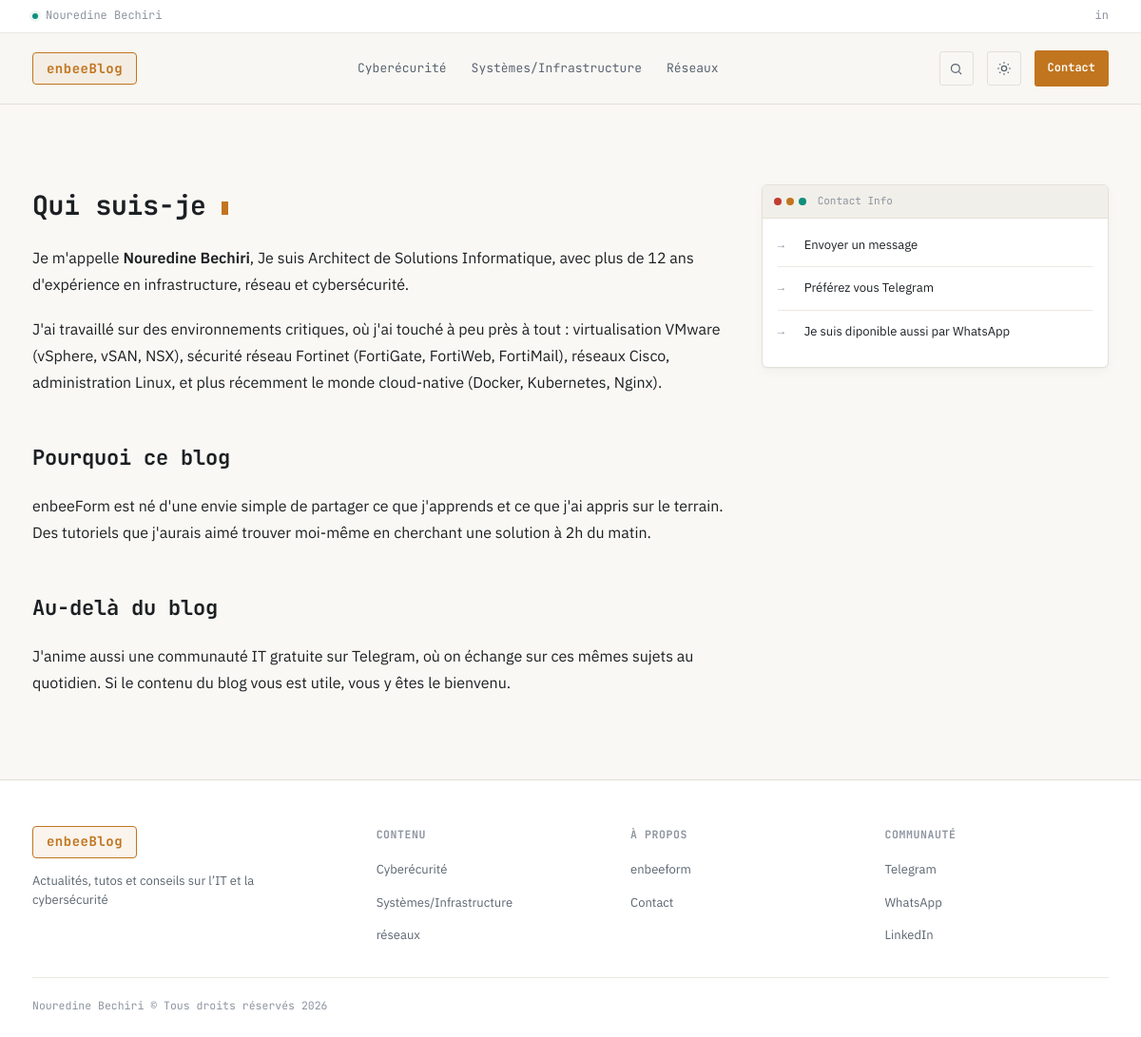
The app's page /blog/a-propos/ with its own data.
### blog/models.py (models this page shows, shortened)
class Category(models.Model):
    class Color(models.TextChoices):
        TEAL = "teal", "Teal (défaut)"
        AMBER = "amber", "Ambre"
        RED = "red", "Rouge"
    name = models.CharField("nom", max_length=80, unique=True)
    slug = models.SlugField("slug", max_length=90, unique=True, blank=True)
    description = models.CharField("description", max_length=255, blank=True)
    color = models.CharField(
        "couleur du tag", max_length=10, choices=Color.choices, default=Color.TEAL
    )
    class Meta:
        verbose_name = "catégorie"
        verbose_name_plural = "catégories"
        ordering = ["name"]

### blog/views.py (the view)
# urls.py: path("a-propos/", views.AboutView.as_view(), name="about"),
class AboutView(NavContextMixin, TemplateView):
    template_name = "blog/about.html"

### blog/views.py (called while the page is built)
    def get_context_data(self, **kwargs):
        context = super().get_context_data(**kwargs)
        context["nav_categories"] = Category.objects.all()
        return context

### templates/blog/about.html (shortened to what this page needs)
{% extends "blog/base.html" %}
{% load static %}
{% block content %}
<section class="hero">
</section>
<section class="section" style="padding-top:12px;">
  <div class="wrap">
    <div class="content-layout">
      <article class="prose" style="max-width:none;">
        <h1 style="font-size:28px; margin-bottom:6px;">Qui suis-je <span class="cursor"></span></h1>
        <p>Je m'appelle <strong>Nouredine Bechiri</strong>, Je suis
          Architect de Solutions Informatique, avec plus de 12 ans d'expérience en infrastructure,
          réseau et cybersécurité.</p>
        <p>J'ai travaillé sur des environnements critiques, où j'ai touché à peu près
          à tout : virtualisation VMware (vSphere, vSAN, NSX), sécurité réseau Fortinet (FortiGate, FortiWeb,
          FortiMail), réseaux Cisco, administration Linux, et plus récemment le monde cloud-native
          (Docker, Kubernetes, Nginx).</p>
        <h2 style="margin-top:2em;">Pourquoi ce blog</h2>
        <p>enbeeForm est né d'une envie simple de partager ce que
          j'apprends et ce que j'ai appris sur le terrain. Des tutoriels que j'aurais aimé trouver moi-même en cherchant une solution à 2h du matin.</p>
        <h2 style="margin-top:2em;">Au-delà du blog</h2>
        <p>J'anime aussi une communauté IT gratuite sur Telegram, où on échange sur ces mêmes sujets au
          quotidien. Si le contenu du blog vous est utile, vous y êtes le bienvenu.</p>
      </article>
      <aside class="sidebar">
        <div class="side-box">
          <div class="term-titlebar">
            <div class="term-dots"><span></span><span></span><span></span></div>
            <span class="term-path">Contact Info</span>
          </div>
          <div class="side-list">
            <div class="side-item"><span class="num">→</span><div><a href="{% url 'blog:contact' %}">Envoyer un message</a></div></div>
            <div class="side-item"><span class="num">→</span><div><a href="https://t.me/nouredinebechiri" target="_blank" rel="noopener">Préférez vous Telegram</a></div></div>
            <div class="side-item"><span class="num">→</span><div><a href="https://wa.me/qr/CGO7UGQV2W7NE1" target="_blank" rel="noopener">Je suis diponible aussi par WhatsApp</a></div></div>
          </div>
        </div>
      </aside>
    </div>
  </div>
</section>
{% endblock %}

### templates/blog/base.html (shortened to what this page needs)
{% load static %}
<!DOCTYPE html>
<html lang="fr">
<head>
<link rel="stylesheet" href="{% static 'css/blog-styles.css' %}">
</head>
<body>
<div class="topline">
  <div class="wrap">
    <div class="status"><span class="dot-live"></span> <a href="/">Nouredine Bechiri</a> </div>
    <div class="social">
      <a href="https://linkedin.com/in/nouredinebechiri" aria-label="LinkedIn" target="_blank" rel="noopener">in</a>
    </div>
  </div>
</div>
<header class="site">
  <div class="wrap">
    <a class="logo" href="{% url 'blog:home' %}">
      <span class="mark">enbeeBlog</span>{% comment %} <span class="tag">blog IT</span> {% endcomment %}
    </a>
    <nav class="main">
      {% for category in nav_categories %}
        <a href="{% url 'blog:category_detail' category.slug %}"
           class="{% if request.resolver_match.kwargs.slug == category.slug %}active{% endif %}">
          {{ category.name|capfirst }}
        </a>
      {% endfor %}
    </nav>
    <div class="header-actions">
      <button class="btn-search" id="searchTrigger" aria-label="ouvrir la recherche">
        <svg width="15" height="15" viewBox="0 0 24 24" fill="none" stroke="currentColor" stroke-width="2"><circle cx="11" cy="11" r="7"/><line x1="21" y1="21" x2="16.65" y2="16.65"/></svg>
      </button>
      <button class="btn-theme" aria-label="basculer le thème">
      </button>
      <a class="btn-cta" href="{% url 'blog:contact' %}">Contact</a>
    </div>
  </div>
</header>
{% block content %}{% endblock %}
<footer>
  <div class="wrap">
    <div class="footer-grid">
      <div class="footer-about">
        <a class="logo" href="{% url 'blog:home' %}" style="margin-bottom:14px; display:flex;">
          <span class="mark">enbeeBlog</span>
        </a>
        <p>Actualités, tutos et conseils sur l’IT et la cybersécurité</p>
      </div>
      <div>
        <h4>Contenu</h4>
        <ul>
          {% for category in nav_categories %}
            <li><a href="{% url 'blog:category_detail' category.slug %}">{{ category.name }}</a></li>
          {% endfor %}
        </ul>
      </div>
      <div>
        <h4>À propos</h4>
        <ul>
          <li><a href="{% url 'blog:about' %}">enbeeform</a></li>
          <li><a href="{% url 'blog:contact' %}">Contact</a></li>
        </ul>
      </div>
      <div>
        <h4>Communauté</h4>
        <ul>
          <li><a href="https://t.me/nouredinebechiri" target="_blank" rel="noopener">Telegram</a></li>
          <li><a href="https://wa.me/qr/CGO7UGQV2W7NE1" target="_blank" rel="noopener">WhatsApp</a></li>
          <li><a href="https://linkedin.com/in/nouredinebechiri" target="_blank" rel="noopener">LinkedIn</a></li>
        </ul>
      </div>
    </div>
    <div class="footer-bottom">
      <span>Nouredine Bechiri © Tous droits réservés {% now "Y" %}</span>
    </div>
  </div>
</footer>
</body>
</html>

### records on screen
Category: name "Cyberécurité"
Category: name "Systèmes/Infrastructure"
Category: name "Réseaux", name "réseaux"
